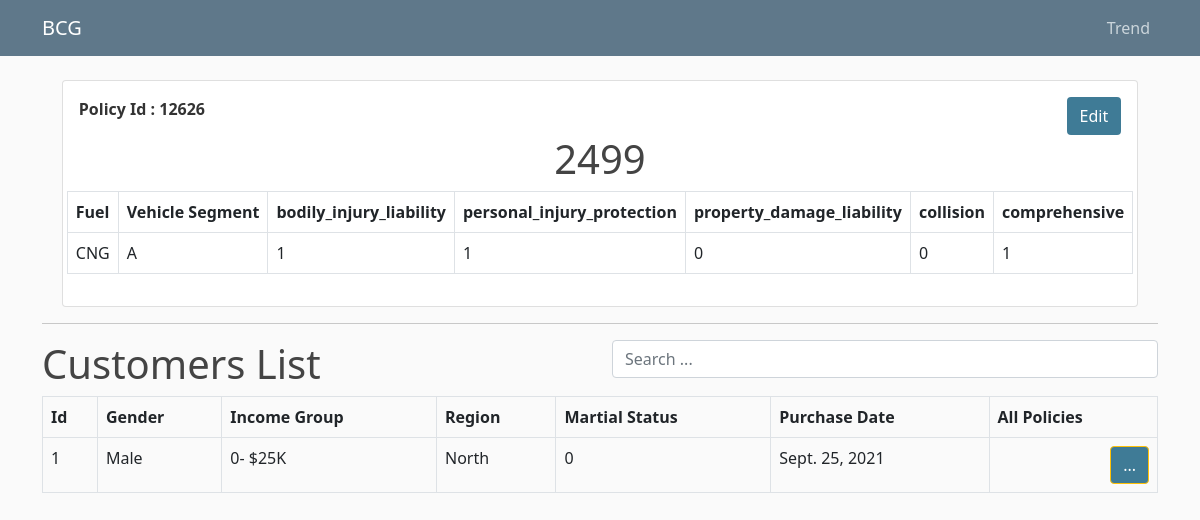
The app's page /insurance/12626/ with its own data.
### insurance/models.py (models this page shows, shortened)
class Insurance(models.Model):
    policy_id=models.IntegerField(primary_key=True,db_index=True)
    fuel=models.CharField(max_length=50)
    vehicle_segment=models.CharField(max_length=50)
    premium=models.IntegerField(default=0,validators=[MaxValueValidator(100000)])
    bodily_injury_liability=models.IntegerField(default=0)
    personal_injury_protection=models.IntegerField(default=0)
    property_damage_liability=models.IntegerField(default=0)
    collision=models.IntegerField(default=0)
    comprehensive=models.IntegerField(default=0)
    customers= models.ManyToManyField(Customer, through='Customer_Insurance',
    related_name='customers', blank=True)

class Customer_Insurance(models.Model):
    customer=models.ForeignKey(Customer,on_delete=models.RESTRICT)
    insurance=models.ForeignKey(Insurance, on_delete=RESTRICT)
    date_of_purchase=models.DateField(default=timezone.now, blank=True, null=True)

class Customer(models.Model):
    id=models.IntegerField(primary_key=True,db_index=True)
    customer_id =models.IntegerField(default=1)
    customer_gender=models.CharField(max_length=10)
    customer_income_group=models.CharField(max_length=10)
    customer_region=models.CharField(max_length=10)
    customer_marital_status=models.IntegerField(default=0)
    is_active = models.IntegerField(default=1)

### insurance/views.py (the view)
# urls.py: path('insurance/<int:policy_id>/', detail_insurance_view, name='insurance-detail'),
def detail_insurance_view(request, policy_id=None):
    selected_policy= get_object_or_404(Insurance, policy_id=policy_id)
    customer_list = Customer_Insurance.objects.filter(insurance_id=selected_policy.policy_id)
    context={
        'insurance': selected_policy,
        'customers': customer_list
        }
    return render (request, 'insurance/insurance_detail.html', context)

### insurance/templates/insurance/insurance_detail.html
{% extends "insurance/base.html" %}
{% block content %}
      <div class="d-flex justify-content-center" style="margin: 5px;">
          <div class="card" style="min-width: 500px;">
            <div class="card-body">
              <div class="row">
                <div class="col-md-6 float-left">
                  <b> Policy Id : {{ insurance.policy_id }}</b>
                </div>
                <div class="col-md-6 float-right">
                  <h2><a class="btn text-white" style="float: right; background-color: #3F7B96;" href="{% url 'insurance-update' insurance.policy_id %}">Edit</a></h2>
                </div>
              </div>
              <h1 class="text-center">{{ insurance.premium }}</h1>
              <div class="row">
                <table class="col-md-6 table table-bordered">
                  <thead>
                    <tr>
                      <th>Fuel</th>
                      <th>Vehicle Segment</th>
                      <th>bodily_injury_liability</th>
                      <th>personal_injury_protection</th>
                      <th>property_damage_liability</th>
                      <th>collision</th>
                      <th>comprehensive</th>
                    </tr>
                    <tr>
                      <td>{{ insurance.fuel }}</td>
                      <td>{{ insurance.vehicle_segment }}</td>
                      <td>{{ insurance.bodily_injury_liability }}</td>
                      <td>{{ insurance.personal_injury_protection }}</td>
                      <td>{{ insurance.property_damage_liability }}</td>
                      <td>{{ insurance.collision }}</td>
                      <td>{{ insurance.comprehensive }}</td>
                    </tr>
                  </thead>
                </table>
              </div>
            </div>
          </div>
        </div>
        <hr/>
        <div class="row">
          <div class="col-md-12">
            <div class="row">
              <div class="col-md-6">
                <h1>Customers List</h1>
              </div>
              <div class="col-md-6">
                <form action="{% url 'insurance-cust-search' insurance.policy_id %}" method="get">
                  <div class="input-group mb-6">
                    <input class="form-control" name="q" type="text" placeholder="Search ...">
                  </div>
                </form>
              </div>
            </div>
            {% include "insurance/filtered_customer.html" %}
          </div>
        </div>
{% endblock content%}

### insurance/templates/insurance/filtered_customer.html
<table class="table table-bordered">
    <thead>
      <tr>
        <th>Id</th>
        <th>Gender</th>
        <th>Income Group</th>
        <th>Region</th>
        <th>Martial Status</th>
        <th>Purchase Date</th>
        <th>All Policies</th>
      </tr>
    </thead>
    <tbody>
    {% for customer in customers %}
    <a href="{% url 'cust-insurance-list' customer.customer_id %}">
    <tr>
      <td>{{ customer.customer_id }}</td>
      <td>{{ customer.customer.customer_gender }}</td>
      <td>{{ customer.customer.customer_income_group }}</td>
      <td>{{ customer.customer.customer_region }}</td>
      <td>{{ customer.customer.customer_marital_status }}</td>
      <td>{{ customer.date_of_purchase }}</td>
      <td>
        <h2><a class="btn btn-warning text-white" style="float: right; background-color: #3F7B96;" href="{% url 'cust-insurance-list' customer.customer_id %}">...</a></h2>
      </td>
    </tr>
  </a>
    {% empty %}
    <p>No Customers Found :(</p>
    {% endfor %}
  </tbody>
  </table>

### insurance/static/insurance/main.css (style rules this page uses)
body { background: #fafafa; color: #333333; margin-top: 5rem; }
h1, h2, h3, h4, h5, h6 { color: #444444; }

### records on screen
Insurance: policy_id "12626", premium "2499", fuel "CNG", vehicle_segment "A", bodily_injury_liability "1", personal_injury_protection "1", property_damage_liability "0", collision "0", comprehensive "1"
Customer_Insurance: customer_id "1", customer.customer_gender "Male", customer.customer_income_group "0- $25K", customer.customer_region "North", customer.customer_marital_status "0", date_of_purchase "Sept. 25, 2021"
